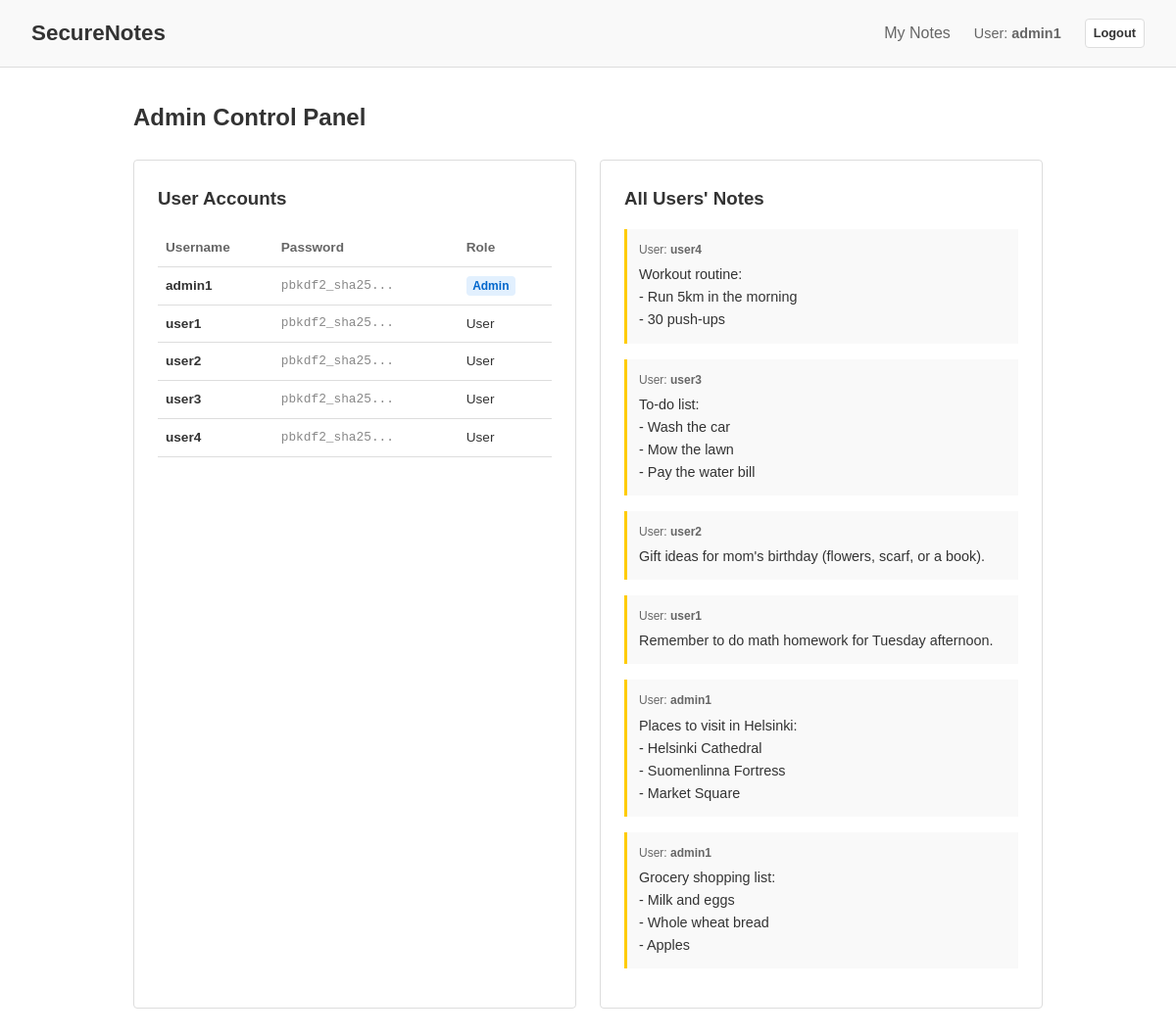
/admin-panel/ (signed in), run on the app's committed database.
### notes_app/models.py (models this page shows, shortened)
class CustomUser(models.Model):
    username = models.CharField(max_length=150, unique=True)
    password = models.CharField(max_length=255)
    is_admin = models.BooleanField(default=False)
    failed_login_attempts = models.IntegerField(default=0)
    is_blocked = models.BooleanField(default=False)

class Note(models.Model):
    user = models.ForeignKey(CustomUser, on_delete=models.CASCADE, related_name='notes')
    content = models.TextField()

### notes_app/views.py (the view)
# urls.py: path('admin-panel/', views.admin_panel_view, name='admin_panel'),
def admin_panel_view(request):
    if 'user_id' not in request.session:
        return redirect('login')
    users = CustomUser.objects.all().order_by('username')
    notes = Note.objects.all().order_by('-id')
    logs = None
    """ if 'user_id' not in request.session:
        return redirect('login')
    if not request.session.get('is_admin', False):
        return render(request, 'unauthorized.html', status=403)  # Restricts access to non-admins (A01)

    users = CustomUser.objects.all().order_by('username')
    notes = Note.objects.all().order_by('-id')

    action = request.GET.get('action')
    target_id = request.GET.get('user_id')
    if action and target_id:
        try:
            target_user = CustomUser.objects.get(id=target_id)
            if action == 'block':
                target_user.is_blocked = True
                target_user.failed_login_attempts = 10
                SecurityLog.objects.create(message=f"Admin blocked user '{target_user.username}'", severity='INFO')  # Logs admin blocking user (A09)
            elif action == 'unblock':
                target_user.is_blocked = False
                target_user.failed_login_attempts = 0
                SecurityLog.objects.create(message=f"Admin unblocked user '{target_user.username}'", severity='INFO')  # Logs admin unblocking user (A09)
            target_user.save()
            messages.success(request, f"User {target_user.username} {action}ed successfully.")
        except CustomUser.DoesNotExist:
            pass
        return redirect('admin_panel')

    logs = SecurityLog.objects.all().order_by('-created_at') """  # Loads security logs for admin monitoring (A09)
    return render(request, 'admin_panel.html', {
        'users': users,
        'notes': notes,
        'logs': logs
    })

### notes_app/templates/admin_panel.html (shortened to what this page needs)
{% extends 'base.html' %}
{% block content %}
<h2 style="margin-bottom: 1.5rem;">Admin Control Panel</h2>
<div class="admin-grid">
    <div class="card">
        <h3>User Accounts</h3>
        <div class="table-responsive">
            <table class="admin-table">
                <thead>
                    <tr>
                        <th>Username</th>
                        <th>Password</th>
                        <th>Role</th>
                    </tr>
                </thead>
                <tbody>
                    {% for u in users %}
                        <tr>
                            <td><strong>{{ u.username }}</strong></td>
                            <td style="font-family: monospace; font-size: 0.8rem; color: #888;">{{ u.password|slice:":12" }}{% if u.password|length > 12 %}...{% endif %}</td>
                            <td>
                                {% if u.is_admin %}
                                    <span class="badge badge-admin">Admin</span>
                                {% else %}
                                    <span>User</span>
                                {% endif %}
                            </td>
                        </tr>
                    {% endfor %}
                </tbody>
            </table>
        </div>
    </div>
    <div class="card">
        <h3>All Users' Notes</h3>
        <div style="margin-top: 1rem;">
            {% if notes %}
                {% for note in notes %}
                    <div class="admin-note-card">
                        <div style="display: flex; justify-content: space-between; font-size: 0.75rem; color: var(--text-secondary); margin-bottom: 0.25rem;">
                            <span>User: <strong>{{ note.user.username }}</strong></span>
                        </div>
                        <p style="white-space: pre-wrap; font-size: 0.9rem; margin-top: 0.25rem;">{{ note.content }}</p>
                    </div>
                {% endfor %}
            {% else %}
                <p style="color: var(--text-secondary); text-align: center; padding: 1rem 0;">
                    No notes saved.
                </p>
            {% endif %}
        </div>
    </div>
</div>
{% endblock %}

### notes_app/templates/base.html (shortened to what this page needs)
<!DOCTYPE html>
<html lang="en">
<head>
</head>
<body>
    <nav class="navbar">
        <a href="{% url 'index' %}" class="navbar-brand">SecureNotes</a>
        <ul class="navbar-nav">
            {% if request.session.user_id %}
                <li><a href="{% url 'dashboard' %}" class="nav-link {% if request.resolver_match.url_name == 'dashboard' %}active{% endif %}">My Notes</a></li>
                <li><span style="color: var(--text-secondary); font-size: 0.9rem;">User: <strong>{{ request.session.username }}</strong></span></li>
                <li><a href="{% url 'logout' %}" class="btn" style="padding: 0.25rem 0.5rem; font-size: 0.8rem;">Logout</a></li>
            {% else %}
                <li><a href="{% url 'login' %}" class="nav-link">Login</a></li>
                <li><a href="{% url 'register' %}" class="nav-link">Register</a></li>
            {% endif %}
        </ul>
    </nav>
    <div class="container">
        {% block content %}{% endblock %}
    </div>
</body>
</html>

### notes_app/templates/base.html (style rules this page uses)
:root { --bg-color: #ffffff; --text-primary: #333333; --text-secondary: #666666; --border-color: #dddddd; --primary: #0066cc; --primary-hover: #004499; --danger: #cc0000; --danger-hover: #990000; --success: #228822; --success-hover: #116611; --light-gray: #f9f9f9; }
* { box-sizing: border-box; margin: 0; padding: 0; }
body { background-color: var(--bg-color); color: var(--text-primary); font-family: Arial, Helvetica, sans-serif; line-height: 1.6; min-height: 100vh; display: flex; flex-direction: column; padding: 0; }
a { color: var(--primary); text-decoration: none; }
.navbar { background-color: var(--light-gray); border-bottom: 1px solid var(--border-color); padding: 1rem 2rem; display: flex; justify-content: space-between; align-items: center; }
.navbar-brand { font-size: 1.4rem; font-weight: bold; color: var(--text-primary); }
.navbar-nav { display: flex; gap: 1.5rem; list-style: none; align-items: center; }
.nav-link { color: var(--text-secondary); font-weight: 500; }
.container { max-width: 960px; width: 100%; margin: 0 auto; padding: 2rem 1rem; flex: 1; }
.btn { display: inline-block; padding: 0.5rem 1rem; border-radius: 4px; font-weight: bold; font-size: 0.9rem; cursor: pointer; border: 1px solid var(--border-color); text-align: center; background-color: #ffffff; color: var(--text-primary); }
.card { background-color: #ffffff; border: 1px solid var(--border-color); border-radius: 4px; padding: 1.5rem; margin-bottom: 1.5rem; }

### notes_app/templates/admin_panel.html (style rules this page uses)
.admin-grid { display: grid; grid-template-columns: 1fr 1fr; gap: 1.5rem; }
.table-responsive { overflow-x: auto; }
.admin-table { width: 100%; border-collapse: collapse; margin-top: 1rem; font-size: 0.85rem; }
.admin-table th, .admin-table td { padding: 0.5rem; text-align: left; border-bottom: 1px solid var(--border-color); }
.admin-table th { color: var(--text-secondary); }
.badge { padding: 0.2rem 0.4rem; border-radius: 4px; font-size: 0.75rem; font-weight: bold; }
.badge-admin { background-color: #e2f0fe; color: var(--primary); }
.admin-note-card { border-left: 3px solid #ffcc00; background-color: var(--light-gray); padding: 0.75rem; margin-bottom: 1rem; }

### data on the page
CustomUser: session.username "admin1", username "admin1", password "pbkdf2_sha25", is_admin "Admin"
CustomUser: username "user1", password "pbkdf2_sha25", is_admin "User"
CustomUser: username "user2", password "pbkdf2_sha25", is_admin "User"
CustomUser: username "user3", password "pbkdf2_sha25", is_admin "User"
CustomUser: username "user4", password "pbkdf2_sha25", is_admin "User"
Note: user.username "user4", content "Workout routine: - Run 5km in the morning - 30 push-ups"
Note: user.username "user3", content "To-do list: - Wash the car - Mow the lawn - Pay the water bill"
Note: user.username "user2", content "Gift ideas for mom's birthday (flowers, scarf, or a book)."
Note: user.username "user1", content "Remember to do math homework for Tuesday afternoon."
Note: user.username "admin1", content "Places to visit in Helsinki: - Helsinki Cathedral - Suomenlinna Fortress - Market Square"
Note: user.username "admin1", content "Grocery shopping list: - Milk and eggs - Whole wheat bread - Apples"
